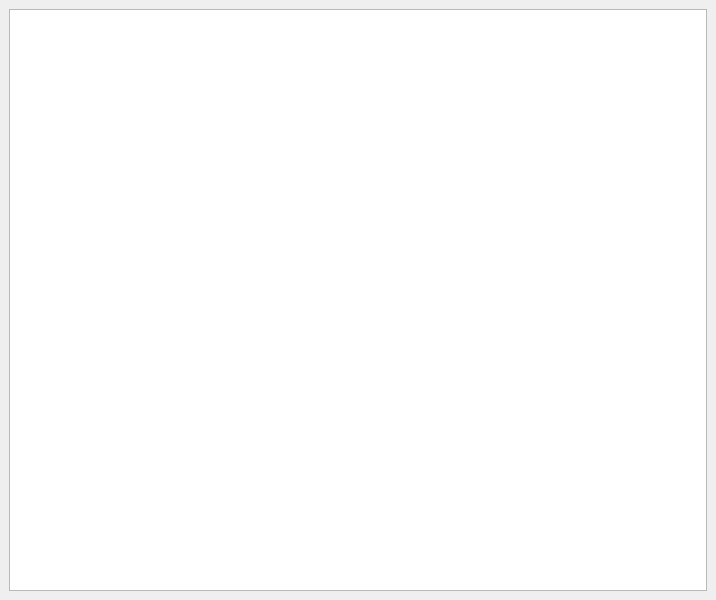
<?xml version="1.0" encoding="UTF-8"?>
<ui version="4.0">
 <class>MainWindow</class>
 <widget class="QMainWindow" name="MainWindow">
  <property name="geometry">
   <rect>
    <x>0</x>
    <y>0</y>
    <width>716</width>
    <height>600</height>
   </rect>
  </property>
  <property name="windowTitle">
   <string>View Tickets</string>
  </property>
  <widget class="QWidget" name="centralwidget">
   <layout class="QHBoxLayout" name="horizontalLayout">
    <item>
     <widget class="QTableView" name="table_view">
      <property name="autoScrollMargin">
       <number>15</number>
      </property>
     </widget>
    </item>
   </layout>
  </widget>
 </widget>
 <resources/>
 <connections/>
</ui>
